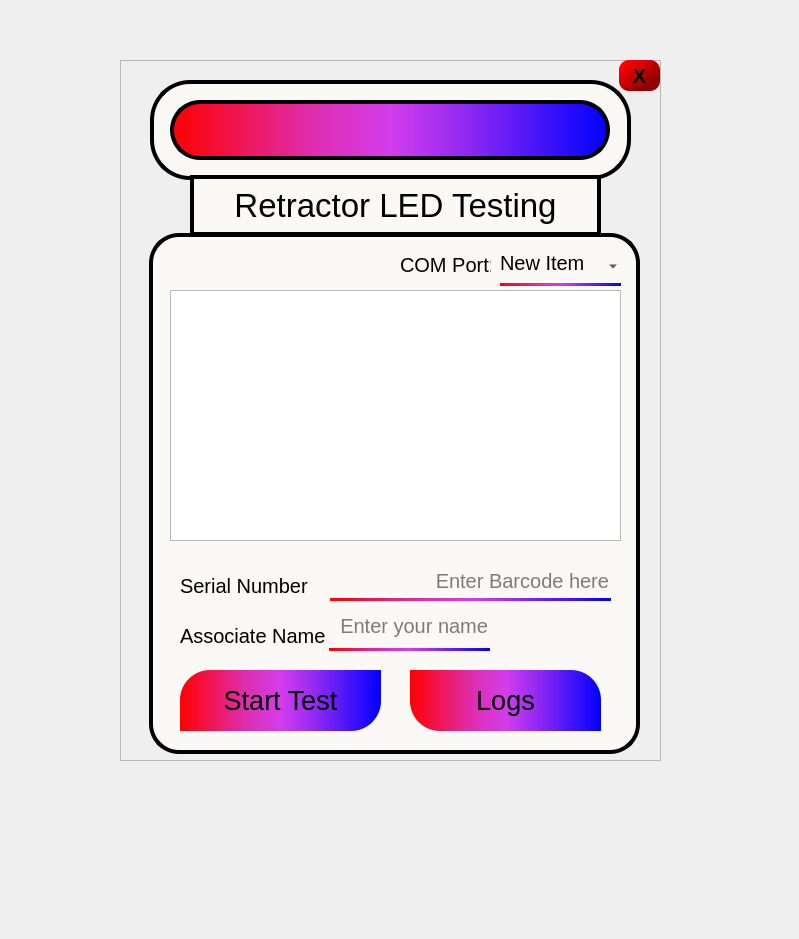
<?xml version="1.0" encoding="UTF-8"?>
<ui version="4.0">
 <class>Form</class>
 <widget class="QWidget" name="Form">
  <property name="geometry">
   <rect>
    <x>0</x>
    <y>0</y>
    <width>799</width>
    <height>939</height>
   </rect>
  </property>
  <property name="windowTitle">
   <string>Form</string>
  </property>
  <widget class="QFrame" name="frame">
   <property name="geometry">
    <rect>
     <x>120</x>
     <y>60</y>
     <width>541</width>
     <height>701</height>
    </rect>
   </property>
   <property name="frameShape">
    <enum>QFrame::StyledPanel</enum>
   </property>
   <property name="frameShadow">
    <enum>QFrame::Raised</enum>
   </property>
   <widget class="QLabel" name="ateHeading">
    <property name="geometry">
     <rect>
      <x>70</x>
      <y>115</y>
      <width>411</width>
      <height>61</height>
     </rect>
    </property>
    <property name="font">
     <font>
      <pointsize>25</pointsize>
     </font>
    </property>
    <property name="styleSheet">
     <string notr="true">border:4px solid black;background-color: rgb(250, 249, 246);</string>
    </property>
    <property name="text">
     <string>Retractor LED Testing</string>
    </property>
    <property name="alignment">
     <set>Qt::AlignCenter</set>
    </property>
   </widget>
   <widget class="QLabel" name="label_5">
    <property name="geometry">
     <rect>
      <x>29</x>
      <y>173</y>
      <width>491</width>
      <height>521</height>
     </rect>
    </property>
    <property name="styleSheet">
     <string notr="true">border:4px solid black;border-radius:30px;background-color: rgb(250, 249, 246);</string>
    </property>
    <property name="text">
     <string/>
    </property>
   </widget>
   <widget class="QTextBrowser" name="textBrowser">
    <property name="geometry">
     <rect>
      <x>50</x>
      <y>230</y>
      <width>451</width>
      <height>251</height>
     </rect>
    </property>
   </widget>
   <widget class="QLabel" name="serialLabel">
    <property name="geometry">
     <rect>
      <x>60</x>
      <y>510</y>
      <width>161</width>
      <height>31</height>
     </rect>
    </property>
    <property name="font">
     <font>
      <pointsize>15</pointsize>
     </font>
    </property>
    <property name="text">
     <string>Serial Number</string>
    </property>
   </widget>
   <widget class="QLineEdit" name="lineEditBarcode">
    <property name="geometry">
     <rect>
      <x>210</x>
      <y>510</y>
      <width>281</width>
      <height>31</height>
     </rect>
    </property>
    <property name="font">
     <font>
      <pointsize>15</pointsize>
     </font>
    </property>
    <property name="styleSheet">
     <string notr="true">QLineEdit{
background-color:rgba(0,0,0,0);
border:none;
border-bottom: 3px solid rgba(42,226,230,255);
color:rgba(0,0,0,255);
padding-bottom:7px;
border-bottom-color: qlineargradient(spread:pad, x1:0, y1:0, x2:1, y2:0, stop:0 rgba(255, 0, 0, 255), stop:0.323864 rgba(222, 45, 175, 255), stop:0.5 rgba(211, 61, 235, 255), stop:0.642045 rgba(157, 45, 241, 255), stop:1 rgba(0, 0, 255, 255));
}
</string>
    </property>
    <property name="alignment">
     <set>Qt::AlignRight|Qt::AlignTrailing|Qt::AlignVCenter</set>
    </property>
    <property name="placeholderText">
     <string>Enter Barcode here</string>
    </property>
   </widget>
   <widget class="QLineEdit" name="lineEditName">
    <property name="geometry">
     <rect>
      <x>209</x>
      <y>550</y>
      <width>161</width>
      <height>41</height>
     </rect>
    </property>
    <property name="font">
     <font>
      <pointsize>15</pointsize>
     </font>
    </property>
    <property name="toolTipDuration">
     <number>0</number>
    </property>
    <property name="styleSheet">
     <string notr="true">QLineEdit{
background-color:rgba(0,0,0,0);
border:none;
border-bottom:3px solid rgba(42,226,230,255);
color:rgba(0,0,0,255);
padding-bottom:7px;
border-bottom-color: qlineargradient(spread:pad, x1:0, y1:0, x2:1, y2:0, stop:0 rgba(255, 0, 0, 255), stop:0.323864 rgba(222, 45, 175, 255), stop:0.5 rgba(211, 61, 235, 255), stop:0.642045 rgba(157, 45, 241, 255), stop:1 rgba(0, 0, 255, 255));
}
</string>
    </property>
    <property name="inputMask">
     <string/>
    </property>
    <property name="echoMode">
     <enum>QLineEdit::Normal</enum>
    </property>
    <property name="alignment">
     <set>Qt::AlignRight|Qt::AlignTrailing|Qt::AlignVCenter</set>
    </property>
    <property name="placeholderText">
     <string>Enter your name</string>
    </property>
    <property name="clearButtonEnabled">
     <bool>false</bool>
    </property>
   </widget>
   <widget class="QLabel" name="nameLabel">
    <property name="geometry">
     <rect>
      <x>60</x>
      <y>560</y>
      <width>151</width>
      <height>31</height>
     </rect>
    </property>
    <property name="font">
     <font>
      <pointsize>15</pointsize>
     </font>
    </property>
    <property name="text">
     <string>Associate Name</string>
    </property>
   </widget>
   <widget class="QPushButton" name="start">
    <property name="geometry">
     <rect>
      <x>60</x>
      <y>610</y>
      <width>201</width>
      <height>61</height>
     </rect>
    </property>
    <property name="font">
     <font>
      <family>MS Shell Dlg 2</family>
      <pointsize>20</pointsize>
      <weight>9</weight>
      <italic>false</italic>
      <bold>false</bold>
     </font>
    </property>
    <property name="styleSheet">
     <string notr="true">QPushButton{
background-color: qlineargradient(spread:pad, x1:0, y1:0, x2:1, y2:0, stop:0 rgba(255, 0, 0, 255), stop:0.323864 rgba(222, 45, 175, 255), stop:0.5 rgba(211, 61, 235, 255), stop:0.642045 rgba(157, 45, 241, 255), stop:1 rgba(0, 0, 255, 255));
font: 75 20pt 'MS Shell Dlg 2';
border-top-left-radius:30px;
border-bottom-right-radius:30px;
}



QPushButton::hover{
font: 75 25pt 'MS Shell Dlg 2';
background-color: qlineargradient(spread:pad, x1:0, y1:0, x2:1, y2:0, stop:0 rgba(255, 0, 0, 255), stop:0.323864 rgba(222, 45, 175, 255), stop:0.5 rgba(211, 61, 235, 255), stop:0.642045 rgba(157, 45, 241, 255), stop:1 rgba(0, 0, 255, 255));

}



QPushButton::pressed{
font: 75 25pt 'MS Shell Dlg 2';
background-color: qlineargradient(spread:pad, x1:0, y1:0, x2:1, y2:0, stop:0 rgba(255, 0, 0, 255), stop:0.323864 rgba(222, 45, 175, 255), stop:0.5 rgba(211, 61, 235, 255), stop:0.642045 rgba(157, 45, 241, 255), stop:1 rgba(0, 0, 255, 255));
padding-top:10px;
}
</string>
    </property>
    <property name="text">
     <string>Start Test</string>
    </property>
   </widget>
   <widget class="QPushButton" name="log">
    <property name="geometry">
     <rect>
      <x>290</x>
      <y>610</y>
      <width>191</width>
      <height>61</height>
     </rect>
    </property>
    <property name="font">
     <font>
      <family>MS Shell Dlg 2</family>
      <pointsize>20</pointsize>
      <weight>9</weight>
      <italic>false</italic>
      <bold>false</bold>
     </font>
    </property>
    <property name="styleSheet">
     <string notr="true">QPushButton{
background-color: qlineargradient(spread:pad, x1:0, y1:0, x2:1, y2:0, stop:0 rgba(255, 0, 0, 255), stop:0.323864 rgba(222, 45, 175, 255), stop:0.5 rgba(211, 61, 235, 255), stop:0.642045 rgba(157, 45, 241, 255), stop:1 rgba(0, 0, 255, 255));
font: 75 20pt 'MS Shell Dlg 2';
border-top-right-radius:30px;
border-bottom-left-radius:30px;
}



QPushButton::hover{
font: 75 25pt 'MS Shell Dlg 2';
background-color: qlineargradient(spread:pad, x1:0, y1:0, x2:1, y2:0, stop:0 rgba(255, 0, 0, 255), stop:0.323864 rgba(222, 45, 175, 255), stop:0.5 rgba(211, 61, 235, 255), stop:0.642045 rgba(157, 45, 241, 255), stop:1 rgba(0, 0, 255, 255));

}



QPushButton::pressed{
font: 75 25pt 'MS Shell Dlg 2';
background-color: qlineargradient(spread:pad, x1:0, y1:0, x2:1, y2:0, stop:0 rgba(255, 0, 0, 255), stop:0.323864 rgba(222, 45, 175, 255), stop:0.5 rgba(211, 61, 235, 255), stop:0.642045 rgba(157, 45, 241, 255), stop:1 rgba(0, 0, 255, 255));
padding-top:10px;
}
</string>
    </property>
    <property name="text">
     <string>Logs</string>
    </property>
   </widget>
   <widget class="QLabel" name="light">
    <property name="geometry">
     <rect>
      <x>50</x>
      <y>40</y>
      <width>440</width>
      <height>60</height>
     </rect>
    </property>
    <property name="font">
     <font>
      <pointsize>30</pointsize>
      <weight>75</weight>
      <bold>true</bold>
     </font>
    </property>
    <property name="styleSheet">
     <string notr="true">QLabel{
border:4px solid black;
border-radius:30px;
color:black;
	background-color: qlineargradient(spread:pad, x1:0, y1:0, x2:1, y2:0, stop:0 rgba(255, 0, 0, 255), stop:0.323864 rgba(222, 45, 175, 255), stop:0.5 rgba(211, 61, 235, 255), stop:0.642045 rgba(157, 45, 241, 255), stop:1 rgba(0, 0, 255, 255));
}</string>
    </property>
    <property name="text">
     <string/>
    </property>
    <property name="scaledContents">
     <bool>true</bool>
    </property>
    <property name="alignment">
     <set>Qt::AlignCenter</set>
    </property>
   </widget>
   <widget class="QLabel" name="label_2">
    <property name="geometry">
     <rect>
      <x>30</x>
      <y>20</y>
      <width>481</width>
      <height>100</height>
     </rect>
    </property>
    <property name="font">
     <font>
      <pointsize>14</pointsize>
     </font>
    </property>
    <property name="styleSheet">
     <string notr="true">QLabel{
border:4px solid black;
border-radius:40px;
	
	background-color: rgb(250, 249, 246);
}</string>
    </property>
    <property name="text">
     <string/>
    </property>
    <property name="scaledContents">
     <bool>true</bool>
    </property>
    <property name="alignment">
     <set>Qt::AlignCenter</set>
    </property>
   </widget>
   <widget class="QPushButton" name="exitButton">
    <property name="geometry">
     <rect>
      <x>499</x>
      <y>0</y>
      <width>41</width>
      <height>31</height>
     </rect>
    </property>
    <property name="font">
     <font>
      <pointsize>15</pointsize>
      <weight>75</weight>
      <bold>true</bold>
     </font>
    </property>
    <property name="toolTip">
     <string>CLOSE</string>
    </property>
    <property name="styleSheet">
     <string notr="true">QPushButton{background-color: qlineargradient(spread:pad, x1:0.142045, y1:0.148, x2:1, y2:1, stop:0 rgba(255, 0, 0, 255), stop:0.704545 rgba(144, 0, 0, 255));border-radius:10px;}


QPushButton::hover{background-color: qlineargradient(spread:pad, x1:0.142045, y1:0.148, x2:1, y2:1, stop:0 rgba(255, 0, 0, 255), stop:0.704545 rgba(144, 0, 0, 255));border:rgba(170,0,250,255);border-radius:5px;}


QPushButton::pressed{padding-top:10px;padding-up:5px;background-color: qlineargradient(spread:pad, x1:0.142045, y1:0.148, x2:1, y2:1, stop:0 rgba(255, 0, 0, 255), stop:0.704545 rgba(144, 0, 0, 255));}</string>
    </property>
    <property name="text">
     <string>X</string>
    </property>
   </widget>
   <widget class="QComboBox" name="comboBox">
    <property name="geometry">
     <rect>
      <x>380</x>
      <y>190</y>
      <width>121</width>
      <height>36</height>
     </rect>
    </property>
    <property name="font">
     <font>
      <pointsize>15</pointsize>
     </font>
    </property>
    <property name="styleSheet">
     <string notr="true">QComboBox{background-color:rgba(0,0,0,0);
border:none;
border-bottom: 3px solid rgba(42,226,230,255);
color:rgba(0,0,0,255);
padding-bottom:7px;
border-bottom-color: qlineargradient(spread:pad, x1:0, y1:0, x2:1, y2:0, stop:0 rgba(255, 0, 0, 255), stop:0.323864 rgba(222, 45, 175, 255), stop:0.5 rgba(211, 61, 235, 255), stop:0.642045 rgba(157, 45, 241, 255), stop:1 rgba(0, 0, 255, 255));
}

QComboBox QAbstractItemView {
    background-color: white;
    color: black;
}</string>
    </property>
    <property name="currentText">
     <string>New Item</string>
    </property>
    <property name="insertPolicy">
     <enum>QComboBox::NoInsert</enum>
    </property>
    <property name="sizeAdjustPolicy">
     <enum>QComboBox::AdjustToContentsOnFirstShow</enum>
    </property>
    <item>
     <property name="text">
      <string>New Item</string>
     </property>
    </item>
    <item>
     <property name="text">
      <string>New Item</string>
     </property>
    </item>
   </widget>
   <widget class="QLabel" name="label">
    <property name="geometry">
     <rect>
      <x>280</x>
      <y>189</y>
      <width>91</width>
      <height>31</height>
     </rect>
    </property>
    <property name="font">
     <font>
      <pointsize>15</pointsize>
     </font>
    </property>
    <property name="text">
     <string>COM Port:</string>
    </property>
   </widget>
   <zorder>label_2</zorder>
   <zorder>label_5</zorder>
   <zorder>ateHeading</zorder>
   <zorder>textBrowser</zorder>
   <zorder>serialLabel</zorder>
   <zorder>lineEditBarcode</zorder>
   <zorder>lineEditName</zorder>
   <zorder>nameLabel</zorder>
   <zorder>start</zorder>
   <zorder>log</zorder>
   <zorder>light</zorder>
   <zorder>exitButton</zorder>
   <zorder>comboBox</zorder>
   <zorder>label</zorder>
  </widget>
 </widget>
 <resources/>
 <connections/>
</ui>
